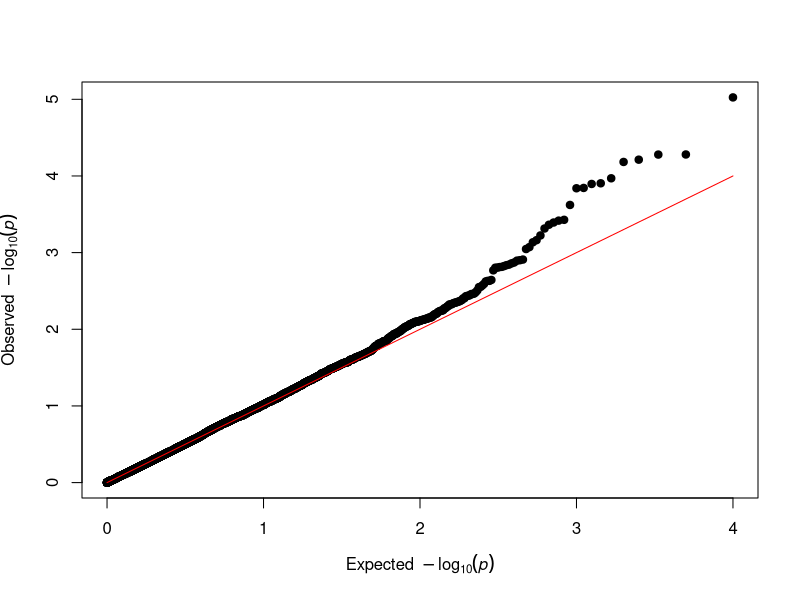
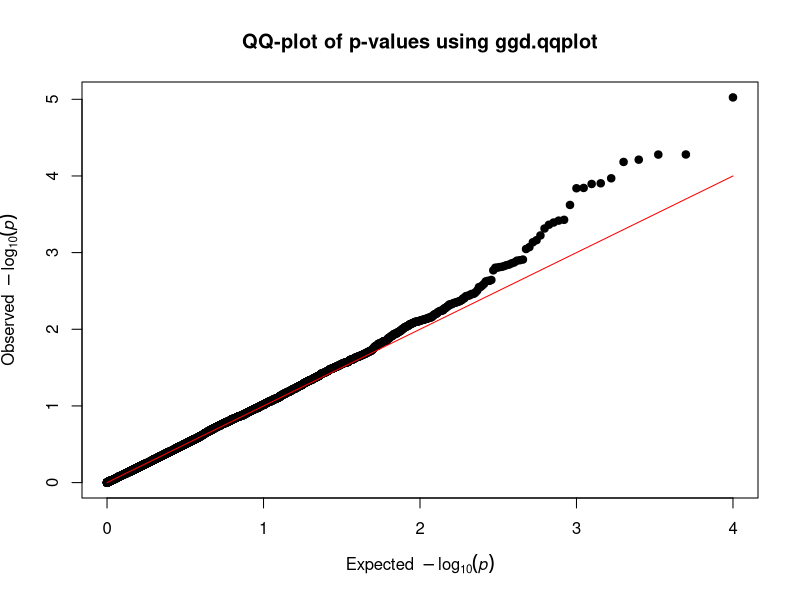

Write R code to recreate these figures, in order.
# http://www.gettinggeneticsdone.com/2010/07/qq-plots-of-p-values-in-r-using-base.html

ggd.qqplot = function(pvector, main=NULL, ...) {
  o = -log10(sort(pvector,decreasing=F))
  e = -log10( 1:length(o)/length(o) )
  plot(e,o,pch=19,cex=1, main=main, ...,
       xlab=expression(Expected~~-log[10](italic(p))),
       ylab=expression(Observed~~-log[10](italic(p))),
       xlim=c(0,max(e)), ylim=c(0,max(o)))
  lines(e,e,col="red")
}

#Generate some fake data that deviates from the null
set.seed(42)
pvalues=runif(10000)
pvalues[sample(10000,10)] <- pvalues[sample(10000,10)]/5000

# pvalues is a numeric vector
pvalues[1:10]

# Using the ggd.qqplot() function
ggd.qqplot(pvalues)

# Add a title
ggd.qqplot(pvalues, "QQ-plot of p-values using ggd.qqplot")
